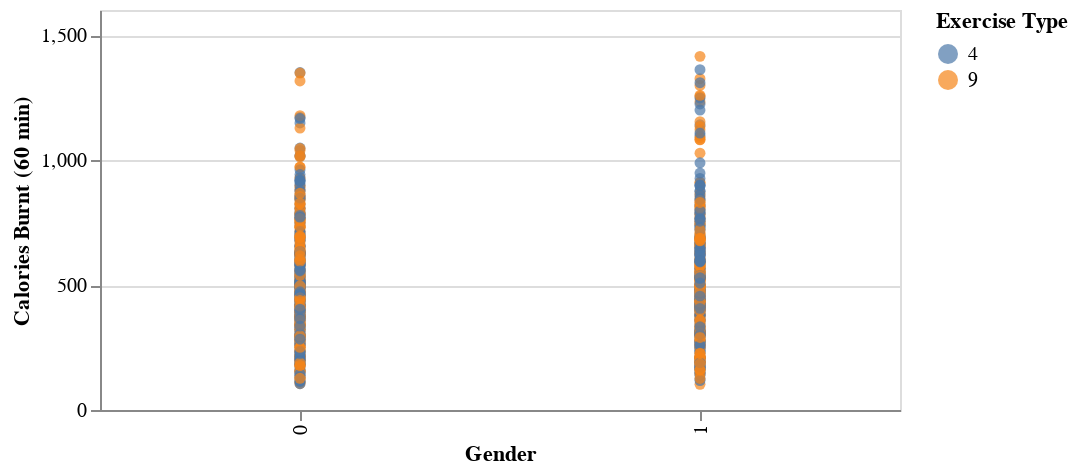

The code cell stored with this chart in its notebook:
### Code cell
# Create a scatter plot with Altair for exercise 4 & 9 for each gender

scatter_plot = alt.Chart(updated_df_round_exe_filtered).mark_circle().encode(
    y='Calories Burnt (60 min)',
    x=alt.X('Gender:N', axis=alt.Axis(values=[0, 1], title='Gender')),
    color=alt.Color('Exercise Type (1-10):N', title='Exercise Type'),
    shape=alt.Shape('Gender:N', title='Gender')
).properties(
    width=400,
    height=200
)

scatter_plot

### Figure 1 — Vega-Lite specification as saved in the notebook (floating-point values rounded to 4 significant figures; data arrays with more than 128 entries replaced by an {"elided": "..."} marker saying what was removed)
{"config": {"view": {"continuousWidth": 300, "continuousHeight": 300}}, "data": {"name": "data-a66035e231284d7008fb28f26ceebb85"}, "mark": {"type": "circle"}, "encoding": {"color": {"field": "Exercise Type (1-10)", "title": "Exercise Type", "type": "nominal"}, "shape": {"field": "Gender", "title": "Gender", "type": "nominal"}, "x": {"axis": {"title": "Gender", "values": [0, 1]}, "field": "Gender", "type": "nominal"}, "y": {"field": "Calories Burnt (60 min)", "type": "quantitative"}}, "height": 200, "width": 400, "$schema": "https://vega.github.io/schema/vega-lite/v5.8.0.json", "datasets": {"data-a66035e231284d7008fb28f26ceebb85": {"elided": "765 records"}}}
